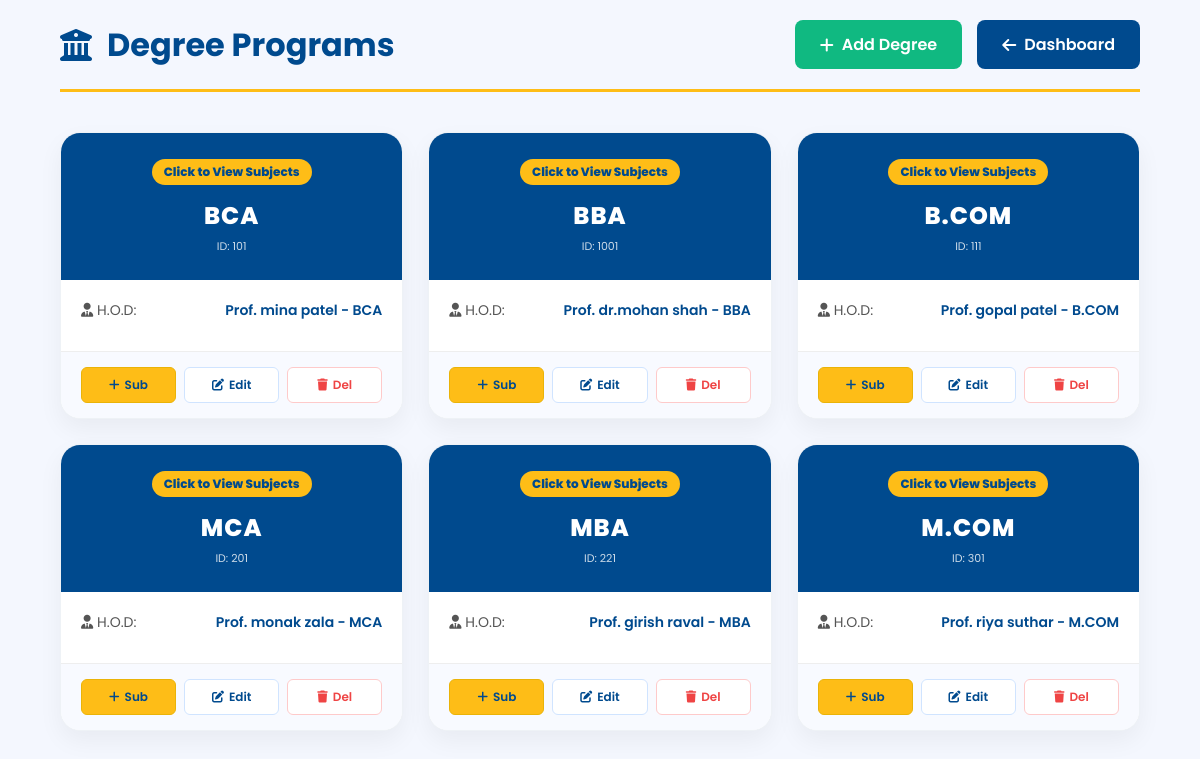
Page /courses/ on the committed database.
### campus/models.py (models this page shows, shortened)
class Course(models.Model):
    course_name = models.CharField(max_length=100)
    course_code = models.CharField(max_length=20, unique=True)
    faculty = models.ForeignKey(Faculty, on_delete=models.CASCADE, related_name='courses')

class Faculty(models.Model):
    user = models.OneToOneField(
        User,
        on_delete=models.SET_NULL,
        null=True,
        blank=True,
        related_name='faculty_profile',
    )
    name = models.CharField(max_length=100)
    department = models.CharField(max_length=100, default="General")
    subject = models.CharField(max_length=50)
    email = models.EmailField(unique=True)
    phone = models.CharField(max_length=20, blank=True, null=True)
    def __str__(self):
        return f"Prof. {self.name} - {self.subject}"

### campus/views.py (the view)
# urls.py: path('courses/', views.courses_page, name='courses_page'),
def courses_page(request):
    courses = Course.objects.all()
    return render(request, 'course_catalog.html', {'courses': courses})

### campus/templates/course_catalog.html (shortened to what this page needs)
<!DOCTYPE html>
<html lang="en">
<head>
    <link rel="stylesheet" href="https://cdnjs.cloudflare.com/ajax/libs/font-awesome/6.4.0/css/all.min.css">
</head>
<body>
    <header class="catalog-header">
        <h1><i class="fas fa-university"></i> Degree Programs</h1>
        <div class="btn-group">
            <a href="{% url 'add_course' %}" class="btn btn-add"><i class="fas fa-plus"></i> Add Degree</a>
            <a href="{% url 'master_admin' %}" class="btn btn-back"><i class="fas fa-arrow-left"></i> Dashboard</a>
        </div>
    </header>
    <div class="course-grid">
        {% for course in courses %}
        <div class="course-card">
            <div class="card-top" onclick="toggleSubjects('subjects-{{ course.id }}')">
                <div class="degree-badge">Click to View Subjects</div>
                <h3 class="course-name">{{ course.course_name }}</h3>
                <p style="margin:0; opacity:0.8; font-size: 11px;">ID: {{ course.course_code }}</p>
            </div>
            <div class="card-body">
                <div class="info-row">
                    <span><i class="fas fa-user-tie"></i> H.O.D:</span>
                    <span style="font-weight: 600; color: var(--ksv-blue);">{% if course.faculty %}{{ course.faculty }}{% else %}Not Assigned{% endif %}</span>
                </div>
            </div>
            <div class="card-footer">
                <a href="{% url 'add_subject' course.id %}" class="action-btn sub-btn" title="Add Subject">
                    <i class="fas fa-plus"></i> Sub
                </a>
                <a href="{% url 'update_course' course.id %}" class="action-btn edit-btn">
                    <i class="fas fa-edit"></i> Edit
                </a>
                <a href="{% url 'delete_course' course.id %}" class="action-btn delete-btn" onclick="return confirm('Are you sure you want to delete this course?')">
                    <i class="fas fa-trash"></i> Del
                </a>
            </div>
        </div>
        {% empty %}
        <div style="text-align: center; grid-column: 1/-1; padding: 50px;">
            <p style="color: #777;">Bhai, abhi koi degree add nahi ki hai!</p>
        </div>
        {% endfor %}
    </div>
</body>
</html>

### campus/templates/course_catalog.html (style rules this page uses)
:root { --ksv-blue: #004a8e; --ksv-yellow: #febd17; --light-bg: #f4f7fe; --danger: #ef4444; --success: #10b981; }
body { font-family: 'Poppins', sans-serif; background: var(--light-bg); margin: 0; padding: 20px 5%; }
.catalog-header { display: flex; justify-content: space-between; align-items: center; margin-bottom: 40px; padding-bottom: 20px; border-bottom: 3px solid var(--ksv-yellow); }
.catalog-header h1 { color: var(--ksv-blue); font-size: 32px; margin: 0; display: flex; align-items: center; gap: 15px; }
.btn-group { display: flex; gap: 15px; }
.btn { padding: 12px 25px; border-radius: 8px; text-decoration: none; font-weight: 600; transition: 0.3s; display: flex; align-items: center; gap: 8px; }
.btn-add { background: var(--success); color: white; }
.btn-back { background: var(--ksv-blue); color: white; }
.course-grid { display: grid; grid-template-columns: repeat(auto-fill, minmax(320px, 1fr)); gap: 25px; }
.course-card { background: white; border-radius: 20px; overflow: hidden; box-shadow: 0 10px 25px rgba(0,0,0,0.05); transition: 0.4s ease; position: relative; border: 1px solid #eef2f6; display: flex; flex-direction: column; }
.card-top { background: var(--ksv-blue); padding: 25px 20px; color: white; text-align: center; cursor: pointer; transition: 0.3s; }
.degree-badge { background: var(--ksv-yellow); color: var(--ksv-blue); padding: 4px 12px; border-radius: 30px; font-weight: 800; font-size: 12px; margin-bottom: 8px; display: inline-block; }
.course-name { font-size: 24px; font-weight: 800; margin: 5px 0; letter-spacing: 1px; }
.card-body { padding: 20px; flex-grow: 1; }
.info-row { display: flex; justify-content: space-between; margin-bottom: 10px; font-size: 14px; color: #555; }
.card-footer { display: grid; grid-template-columns: repeat(3, 1fr); gap: 8px; padding: 15px 20px; background: #f8faff; border-top: 1px solid #eee; }
.action-btn { padding: 8px; border-radius: 6px; text-align: center; font-weight: 600; text-decoration: none; transition: 0.2s; font-size: 12px; display: flex; align-items: center; justify-content: center; gap: 5px; }
.edit-btn { background: #fff; color: var(--ksv-blue); border: 1px solid #d0e4ff; }
.delete-btn { background: #fff; color: var(--danger); border: 1px solid #fecaca; }
.sub-btn { background: var(--ksv-yellow); color: var(--ksv-blue); border: 1px solid #eab308; }

### rows in the picture
Course: course_name "BCA", course_code "101", faculty "Prof. mina patel - BCA"
Course: course_name "BBA", course_code "1001", faculty "Prof. dr.mohan shah - BBA"
Course: course_name "B.COM", course_code "111", faculty "Prof. gopal patel - B.COM"
Course: course_name "MCA", course_code "201", faculty "Prof. monak zala - MCA"
Course: course_name "MBA", course_code "221", faculty "Prof. girish raval - MBA"
Course: course_name "M.COM", course_code "301", faculty "Prof. riya suthar - M.COM"
